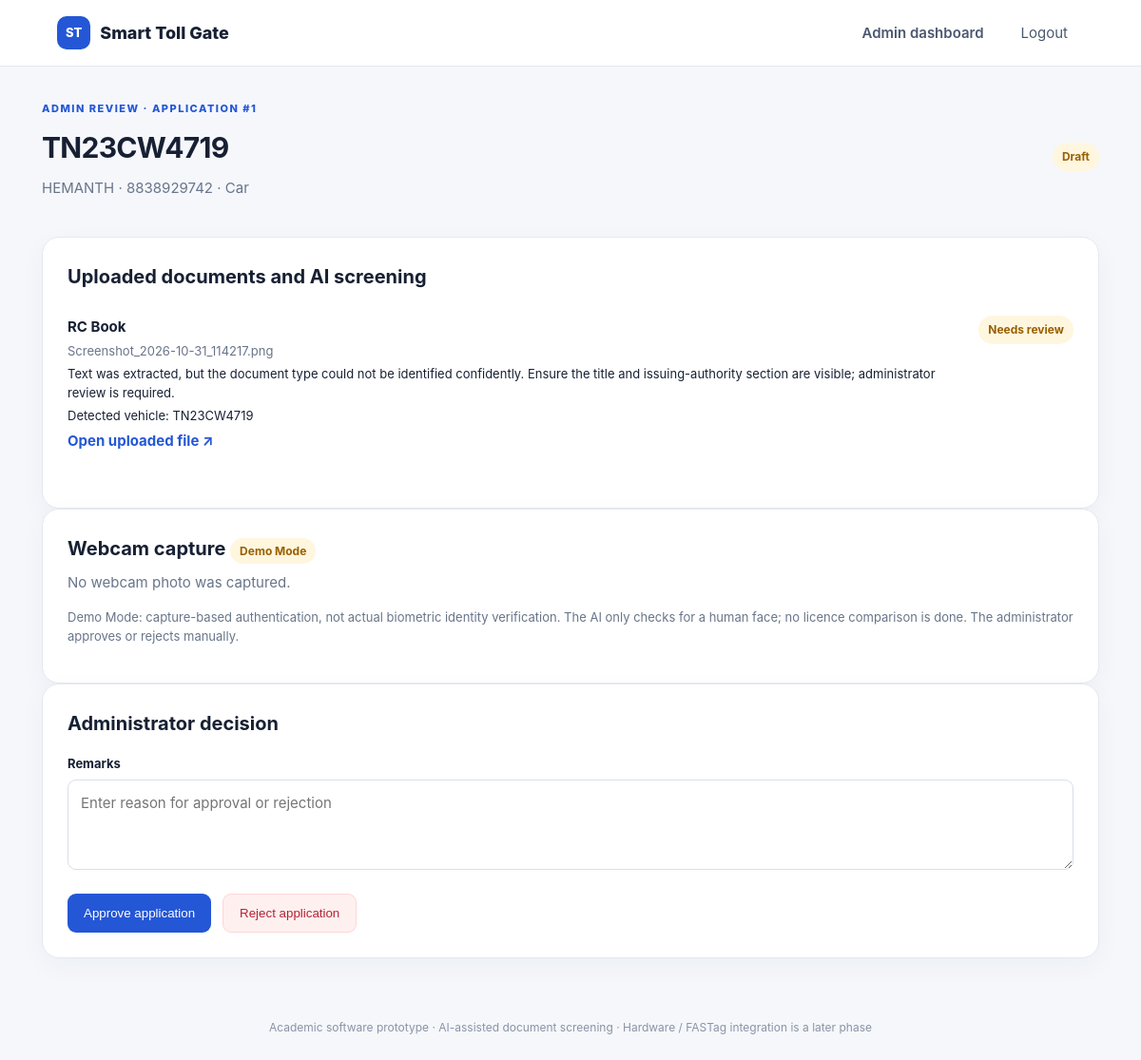
Screenshot of /admin/application/1 (signed in) with the database file from the repository.
### tables this page shows
CREATE TABLE applications(
            id INTEGER PRIMARY KEY AUTOINCREMENT,
            user_id INTEGER NOT NULL REFERENCES users(id),
            vehicle_number TEXT NOT NULL,
            vehicle_type TEXT NOT NULL,
            status TEXT NOT NULL DEFAULT 'Draft',
            submitted_at TEXT,
            created_at TEXT NOT NULL
        );

CREATE TABLE users(
            id INTEGER PRIMARY KEY AUTOINCREMENT,
            full_name TEXT NOT NULL,
            user_id TEXT UNIQUE NOT NULL,
            password_hash TEXT NOT NULL,
            mobile TEXT NOT NULL,
            vehicle_number TEXT NOT NULL,
            vehicle_type TEXT NOT NULL,
            created_at TEXT NOT NULL
        );

CREATE TABLE documents(
            id INTEGER PRIMARY KEY AUTOINCREMENT,
            application_id INTEGER NOT NULL REFERENCES applications(id) ON DELETE CASCADE,
            doc_type TEXT NOT NULL,
            original_name TEXT NOT NULL,
            stored_name TEXT NOT NULL,
            extracted_text TEXT,
            extracted_expiry TEXT,
            extracted_vehicle_number TEXT,
            ai_status TEXT NOT NULL,
            ai_reason TEXT NOT NULL,
            uploaded_at TEXT NOT NULL,
            UNIQUE(application_id, doc_type)
        );

### app.py (the view)
@app.route("/admin/application/<int:app_id>")
@admin_required
def admin_application(app_id):
    with db() as con:
        approw = con.execute("""SELECT a.*,u.full_name,u.mobile,u.user_id FROM applications a
                                JOIN users u ON a.user_id=u.id WHERE a.id=?""", (app_id,)).fetchone()
        if not approw:
            abort(404)
        docs = con.execute("SELECT * FROM documents WHERE application_id=? ORDER BY doc_type", (app_id,)).fetchall()
        reviews = con.execute("SELECT * FROM admin_reviews WHERE application_id=? ORDER BY reviewed_at DESC", (app_id,)).fetchall()
        biometric = con.execute("SELECT * FROM biometric_verifications WHERE application_id=?", (app_id,)).fetchone()
    return render_template("admin_application.html", application=approw, docs=docs, reviews=reviews, biometric=biometric)

### app.py (called while the page is built)
def db():
    conn = sqlite3.connect(DB_PATH)
    conn.row_factory = sqlite3.Row
    conn.execute("PRAGMA foreign_keys = ON")
    return conn

def csrf_token():
    if "_csrf" not in session:
        session["_csrf"] = secrets.token_urlsafe(24)
    return session["_csrf"]

@app.context_processor
def inject_globals():
    return {"csrf_token": csrf_token, "vehicle_types": VEHICLE_TYPES, "doc_types": DOC_TYPES, "demo_mode": DEMO_MODE}

@app.before_request
def protect_posts():
    if request.method == "POST":
        sent = request.form.get("_csrf", "")
        expected = session.get("_csrf", "")
        if not sent or not expected or not secrets.compare_digest(sent, expected):
            abort(400, "Security token missing or expired. Refresh and try again.")

def admin_required(fn):
    @wraps(fn)
    def wrapper(*args, **kwargs):
        if not session.get("admin_user"):
            return redirect(url_for("admin_login"))
        return fn(*args, **kwargs)
    return wrapper

### templates/admin_application.html (shortened to what this page needs)
{% extends "base.html" %}{% block title %}Application Review{% endblock %}
{% block content %}
<div class="page-head"><div><div class="eyebrow">ADMIN REVIEW · APPLICATION #{{ application.id }}</div><h1>{{ application.vehicle_number }}</h1><p class="muted">{{ application.full_name }} · {{ application.mobile }} · {{ application.vehicle_type }}</p></div><span class="pill {{ 'good' if application.status=='Approved' else 'bad' if application.status=='Rejected' else 'pending' }}">{{ application.status }}</span></div>
<div class="panel"><h2>Uploaded documents and AI screening</h2>
{% for d in docs %}<div class="review-row"><div><strong>{{ doc_types.get(d.doc_type,d.doc_type)|default(d.doc_type) }}</strong><p class="small muted">{{ d.original_name }}</p><p class="small">{{ d.ai_reason }}</p>{% if d.extracted_expiry %}<p class="small">Detected date: {{ d.extracted_expiry }}</p>{% endif %}{% if d.extracted_vehicle_number %}<p class="small">Detected vehicle: {{ d.extracted_vehicle_number }}</p>{% endif %}<a href="{{ url_for('admin_document', doc_id=d.id) }}" target="_blank">Open uploaded file ↗</a></div><span class="pill {{ 'good' if d.ai_status=='Passed checks' else 'bad' if d.ai_status=='Invalid' else 'pending' }}">{{ d.ai_status }}</span></div>{% else %}<p class="muted">No documents uploaded.</p>{% endfor %}
</div>
<div class="panel"><h2>Webcam capture <span class="pill pending">Demo Mode</span></h2>
{% if biometric %}<div class="review-row"><div><strong>{{ biometric.status }}</strong><p class="small">{{ biometric.reason }}</p><p class="small muted">Consent recorded: {{ 'Yes' if biometric.consent_given else 'No' }} · Captured: {{ biometric.captured_at }}</p>{% if biometric.selfie_stored_name %}<a href="{{ url_for('admin_biometric_image', app_id=application.id) }}" target="_blank">View captured webcam photo ↗</a>{% endif %}</div><span class="pill {{ 'good' if biometric.status in ['Matched','Captured'] else 'bad' if biometric.status=='Face not detected' else 'pending' }}">{{ biometric.status }}</span></div>{% else %}<p class="muted">No webcam photo was captured.</p>{% endif %}
<p class="small muted">Demo Mode: capture-based authentication, not actual biometric identity verification. The AI only checks for a human face; no licence comparison is done. The administrator approves or rejects manually.</p>
</div>
<div class="panel"><h2>Administrator decision</h2><form method="post" action="{{ url_for('admin_decision', app_id=application.id) }}"><input type="hidden" name="_csrf" value="{{ csrf_token() }}"><label>Remarks</label><textarea name="remarks" rows="3" placeholder="Enter reason for approval or rejection"></textarea><div class="button-row"><button class="primary" name="decision" value="Approved">Approve application</button><button class="danger" name="decision" value="Rejected">Reject application</button></div></form></div>
{% endblock %}

### templates/base.html (shortened to what this page needs)
<!doctype html>
<html lang="en">
<head>
<link rel="stylesheet" href="{{ url_for('static', filename='style.css') }}">
</head>
<body>
<header class="topbar">
  <a class="brand" href="{{ url_for('index') }}"><span class="brand-icon">ST</span> Smart Toll Gate</a>
  <nav>
    {% if session.get('customer_id') %}
      <a href="{{ url_for('customer_dashboard') }}">Customer</a>
      <form class="navform" method="post" action="{{ url_for('logout') }}"><input type="hidden" name="_csrf" value="{{ csrf_token() }}"><button class="navlink">Logout</button></form>
    {% elif session.get('admin_user') %}
      <a href="{{ url_for('admin_dashboard') }}">Admin dashboard</a>
      <form class="navform" method="post" action="{{ url_for('admin_logout') }}"><input type="hidden" name="_csrf" value="{{ csrf_token() }}"><button class="navlink">Logout</button></form>
    {% else %}
      <a href="{{ url_for('login') }}">Customer login</a><a href="{{ url_for('admin_login') }}">Admin</a>
    {% endif %}
  </nav>
</header>
<main class="container">
{% block content %}{% endblock %}
</main>
<footer>Academic software prototype · AI-assisted document screening · Hardware / FASTag integration is a later phase</footer>
</body></html>

### static/style.css (style rules this page uses)
:root { --ink:#172033;--muted:#68758a;--line:#e4e9f0;--blue:#2457d6;--blue2:#173fa8;--bg:#f5f7fb;--green:#087a52;--red:#b42332;--amber:#986000 }
* { box-sizing:border-box }
body { margin:0;background:var(--bg);color:var(--ink);font:15px/1.55 Inter,Segoe UI,Arial,sans-serif }
.topbar { height:70px;background:#fff;border-bottom:1px solid var(--line);display:flex;align-items:center;justify-content:space-between;padding:0 max(5vw,24px);position:sticky;top:0;z-index:5 }
.brand { font-weight:800;color:var(--ink);text-decoration:none;font-size:18px;display:flex;align-items:center;gap:10px }
.brand-icon { background:var(--blue);color:white;border-radius:10px;padding:7px 9px;font-size:13px }
.topbar nav { display:flex;gap:22px;align-items:center }
.topbar nav a,.navlink { color:#4b5870;text-decoration:none;font-weight:600 }
.navform { margin:0 }
.navlink { background:none;border:0;cursor:pointer;font:inherit }
.container { max-width:1160px;margin:36px auto;padding:0 24px;min-height:calc(100vh - 150px) }
footer { text-align:center;color:#8a94a6;font-size:12px;padding:28px }
.panel { background:#fff;border:1px solid var(--line);border-radius:18px;padding:26px;box-shadow:0 8px 28px rgba(26,42,75,.04) }
h1,h2,h3,p { margin-top:0 }
h1 { font-size:30px;letter-spacing:-.7px;margin-bottom:7px }
h2 { font-size:20px;margin-bottom:8px }
.muted { color:var(--muted) }
.small { font-size:13px }
.eyebrow { font-size:11px;letter-spacing:1.5px;font-weight:800;color:var(--blue);margin-bottom:9px }
label { display:block;font-weight:650;font-size:13px;margin:16px 0 6px }
input,select,textarea { width:100%;border:1px solid #d8deea;border-radius:9px;padding:12px 13px;font:inherit;color:var(--ink);background:#fff;outline:none }
button,.button-link { border:0;border-radius:9px;padding:12px 17px;font:600 14px inherit;cursor:pointer;text-decoration:none;display:inline-flex;justify-content:center;align-items:center }
.primary { background:var(--blue);color:#fff }
.danger { background:#fff0f0;color:var(--red);border:1px solid #ffd5d8 }
.center a,.review-row a,.table-wrap a { color:var(--blue);font-weight:650;text-decoration:none }
.page-head { display:flex;align-items:center;justify-content:space-between;gap:20px;margin-bottom:25px }
.pill { font-size:12px;font-weight:750;padding:6px 10px;border-radius:30px;background:#edf0f5;color:#586477;white-space:nowrap }
.pill.pending { background:#fff6df;color:var(--amber) }
.review-row { display:flex;align-items:flex-start;justify-content:space-between;gap:20px;padding:17px 0;border-bottom:1px solid var(--line) }
.review-row:last-of-type { border-bottom:0;margin-bottom:16px }
.review-row p { margin:4px 0 }
.button-row { display:flex;gap:12px;margin-top:18px }

### rows the page displays
applications: id "1", vehicle_number "TN23CW4719", vehicle_type "Car", status "Draft"
users: full_name "HEMANTH", mobile "8838929742"
documents: get "RC Book", original_name "Screenshot_2026-10-31_114217.png", ai_reason "Text was extracted, but the document type could not be identified confidently. Ensure the title and issuing-authority section are visible; administrator review is required.", extracted_vehicle_number "TN23CW4719", ai_status "Needs review"
